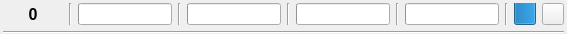
<?xml version="1.0" encoding="UTF-8"?>
<ui version="4.0">
 <class>Status_Widget_Ui</class>
 <widget class="QWidget" name="Status_Widget_Ui">
  <property name="geometry">
   <rect>
    <x>0</x>
    <y>0</y>
    <width>567</width>
    <height>34</height>
   </rect>
  </property>
  <property name="sizePolicy">
   <sizepolicy hsizetype="Expanding" vsizetype="Fixed">
    <horstretch>0</horstretch>
    <verstretch>0</verstretch>
   </sizepolicy>
  </property>
  <property name="minimumSize">
   <size>
    <width>0</width>
    <height>34</height>
   </size>
  </property>
  <property name="maximumSize">
   <size>
    <width>16777215</width>
    <height>34</height>
   </size>
  </property>
  <property name="windowTitle">
   <string>Form</string>
  </property>
  <property name="windowIcon">
   <iconset resource="../resources/TurnFix.qrc">
    <normaloff>:/icons/icon.png</normaloff>:/icons/icon.png</iconset>
  </property>
  <layout class="QGridLayout" name="gridLayout">
   <property name="leftMargin">
    <number>3</number>
   </property>
   <property name="topMargin">
    <number>3</number>
   </property>
   <property name="rightMargin">
    <number>3</number>
   </property>
   <property name="bottomMargin">
    <number>0</number>
   </property>
   <item row="0" column="0">
    <widget class="QLabel" name="lbl_wknr">
     <property name="sizePolicy">
      <sizepolicy hsizetype="Fixed" vsizetype="Preferred">
       <horstretch>0</horstretch>
       <verstretch>0</verstretch>
      </sizepolicy>
     </property>
     <property name="minimumSize">
      <size>
       <width>60</width>
       <height>0</height>
      </size>
     </property>
     <property name="maximumSize">
      <size>
       <width>60</width>
       <height>16777215</height>
      </size>
     </property>
     <property name="font">
      <font>
       <pointsize>12</pointsize>
       <weight>75</weight>
       <bold>true</bold>
      </font>
     </property>
     <property name="text">
      <string>0</string>
     </property>
     <property name="alignment">
      <set>Qt::AlignCenter</set>
     </property>
    </widget>
   </item>
   <item row="0" column="2">
    <widget class="QProgressBar" name="prb_status1">
     <property name="format">
      <string>%p% (%v/%m)</string>
     </property>
    </widget>
   </item>
   <item row="0" column="4">
    <widget class="QProgressBar" name="prb_status2">
     <property name="format">
      <string>%p% (%v/%m)</string>
     </property>
    </widget>
   </item>
   <item row="0" column="6">
    <widget class="QProgressBar" name="prb_status3">
     <property name="format">
      <string>%p% (%v/%m)</string>
     </property>
    </widget>
   </item>
   <item row="0" column="8">
    <widget class="QProgressBar" name="prb_status4">
     <property name="format">
      <string>%p% (%v/%m)</string>
     </property>
    </widget>
   </item>
   <item row="0" column="11">
    <widget class="QPushButton" name="pushButton">
     <property name="sizePolicy">
      <sizepolicy hsizetype="Fixed" vsizetype="Fixed">
       <horstretch>0</horstretch>
       <verstretch>0</verstretch>
      </sizepolicy>
     </property>
     <property name="minimumSize">
      <size>
       <width>22</width>
       <height>22</height>
      </size>
     </property>
     <property name="maximumSize">
      <size>
       <width>22</width>
       <height>22</height>
      </size>
     </property>
     <property name="text">
      <string/>
     </property>
     <property name="icon">
      <iconset resource="../resources/TurnFix.qrc">
       <normaloff>:/icons/minus.png</normaloff>:/icons/minus.png</iconset>
     </property>
     <property name="iconSize">
      <size>
       <width>17</width>
       <height>17</height>
      </size>
     </property>
    </widget>
   </item>
   <item row="0" column="1">
    <widget class="Line" name="line">
     <property name="orientation">
      <enum>Qt::Vertical</enum>
     </property>
    </widget>
   </item>
   <item row="0" column="3">
    <widget class="Line" name="line_2">
     <property name="orientation">
      <enum>Qt::Vertical</enum>
     </property>
    </widget>
   </item>
   <item row="0" column="5">
    <widget class="Line" name="line_3">
     <property name="orientation">
      <enum>Qt::Vertical</enum>
     </property>
    </widget>
   </item>
   <item row="0" column="7">
    <widget class="Line" name="line_4">
     <property name="orientation">
      <enum>Qt::Vertical</enum>
     </property>
    </widget>
   </item>
   <item row="0" column="9">
    <widget class="Line" name="line_5">
     <property name="orientation">
      <enum>Qt::Vertical</enum>
     </property>
    </widget>
   </item>
   <item row="1" column="0" colspan="12">
    <widget class="Line" name="line_6">
     <property name="orientation">
      <enum>Qt::Horizontal</enum>
     </property>
    </widget>
   </item>
   <item row="0" column="10">
    <widget class="QProgressBar" name="progress">
     <property name="maximum">
      <number>300</number>
     </property>
     <property name="value">
      <number>300</number>
     </property>
     <property name="orientation">
      <enum>Qt::Vertical</enum>
     </property>
     <property name="format">
      <string/>
     </property>
    </widget>
   </item>
  </layout>
 </widget>
 <resources>
  <include location="../resources/TurnFix.qrc"/>
 </resources>
 <connections>
  <connection>
   <sender>pushButton</sender>
   <signal>clicked()</signal>
   <receiver>Status_Widget_Ui</receiver>
   <slot>close()</slot>
   <hints>
    <hint type="sourcelabel">
     <x>513</x>
     <y>14</y>
    </hint>
    <hint type="destinationlabel">
     <x>486</x>
     <y>30</y>
    </hint>
   </hints>
  </connection>
 </connections>
</ui>
